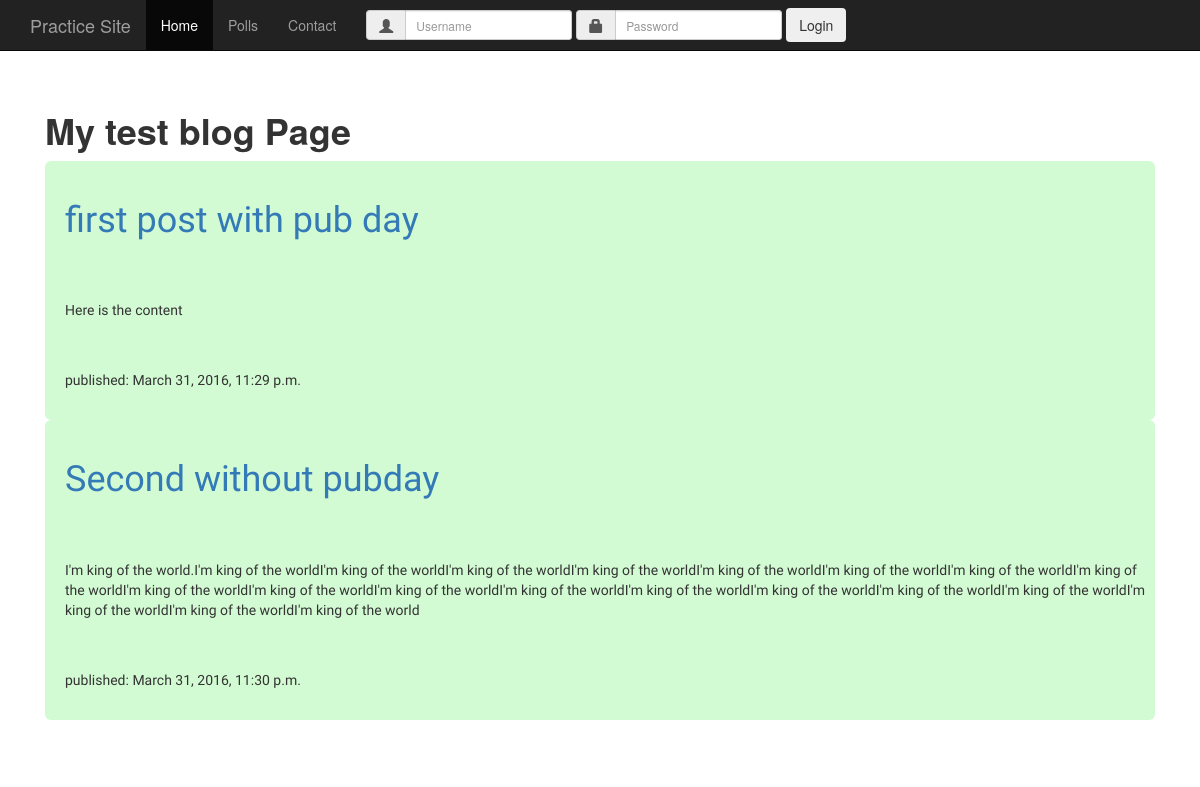
The app's page /, older data.
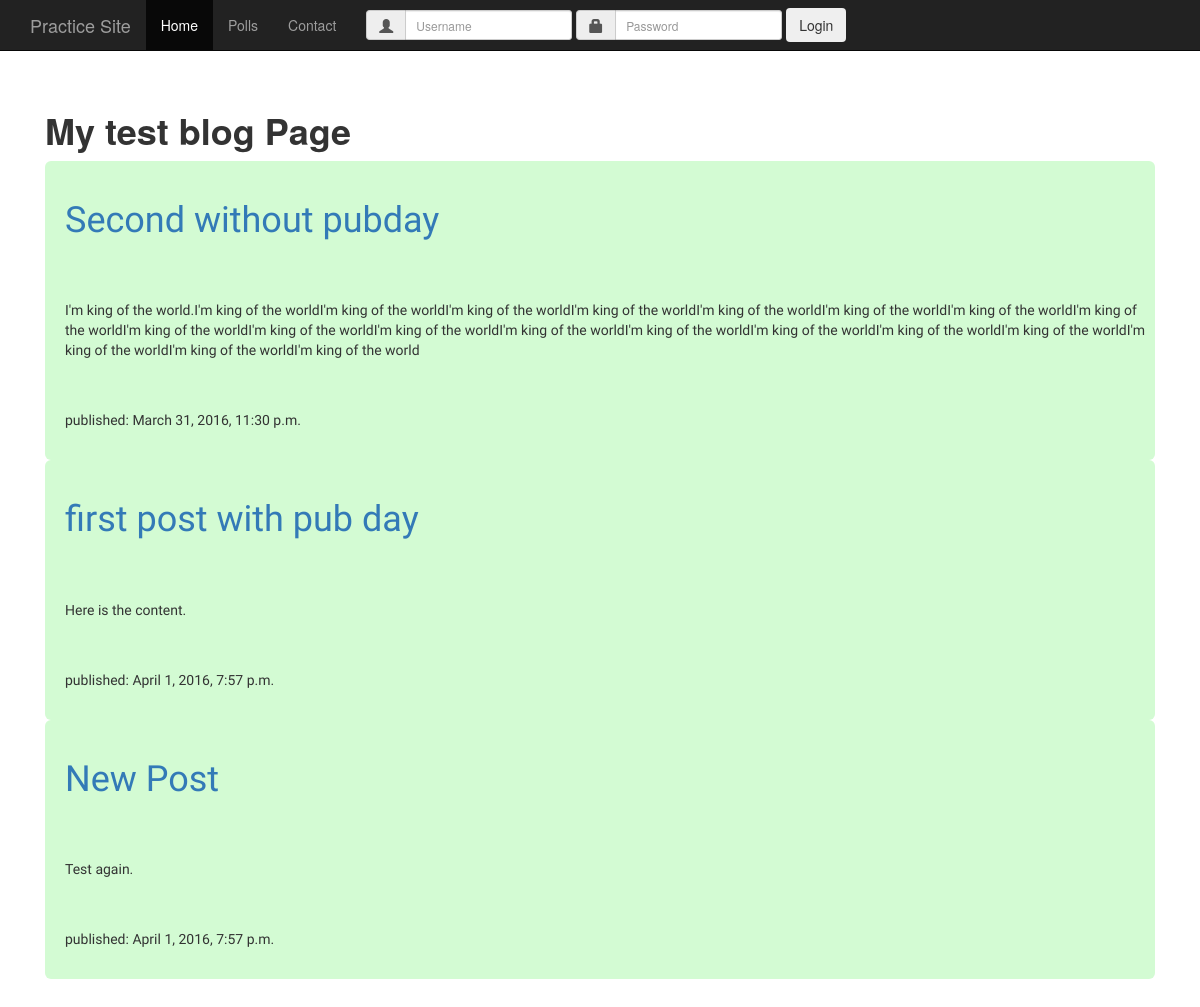
The same page, newer data.
### blogs/models.py (models this page shows, shortened)
class Post(models.Model):
    author = models.ForeignKey('auth.User')
    title = models.CharField(max_length=100)
    text = models.TextField()
    created_date = models.DateTimeField(
            default=timezone.now)
    published_date = models.DateTimeField(
            blank=True, null=True)

### blogs/views.py (the view)
# urls.py: url(r'^$', views.post_list, name='post_list'),
def post_list(request):
    posts = Post.objects.filter(published_date__lte=timezone.now()).order_by('published_date')
    return render(request, 'blogs/post_list.html', {'posts': posts})

### templates/blogs/post_list.html (shortened to what this page needs)
<!DOCTYPE html>
<html lang="en">
<head>
    <link rel="stylesheet" href="../static/css/starter-template.css" >
    <link rel="stylesheet" href="../static/css/bootstrap.css">
</head>
<body>
    <nav class="navbar navbar-inverse navbar-fixed-top">
      <div class="container">
        <div class="navbar-header">
          <a class="navbar-brand" href="/">Practice Site</a>
        </div>
        <div id="navbar" class="collapse navbar-collapse">
          <ul class="nav navbar-nav">
            <li class="active"><a href="/">Home</a></li>
            <li><a href="/polls">Polls</a></li>
            <li><a href="#contact">Contact</a></li>
          </ul>
            <form class="navbar-form navbar-left" role="form">
                <div class="input-group">
                    <span class="input-group-addon">
                        <span class="glyphicon glyphicon-user"></span>
                    </span>
                    <input type="text" class="form-control input-sm" placeholder="Username"/>
                </div>
                <div class="input-group">
                    <span class="input-group-addon">
                    <span class="glyphicon glyphicon-lock"></span>
                    </span>
                    <input type="password" class="form-control input-sm" placeholder="Password">
                </div>
                <button type="submit" class="btn btn-succes">Login</button>
            </form>
        </div>
      </div>
    </nav>
    <div class="container">
      <div class="starter-template">
        <h1><strong>My test blog Page</strong></h1>
            {% for post in posts %}
        <div class="postcontent">
        <h1><a href="{% url 'post_detail' pk=post.pk %}">{{ post.title }}</a></h1>
        <p>{{ post.text|linebreaks }}</p>
        <p class="pubdate">published: {{ post.published_date }}</p>
        </div>
            {% endfor %}
      </div>
    </div>
</body>
</html>

Row changes from the older to the newer data that the page shows:
shown differently, row unchanged: Post "Second without pubday": moves up the list
changed Post "first post with pub day": text "Here is the content" → "Here is the content."; published_date "March 31, 2016, 11:29 p.m." → "April 1, 2016, 7:57 p.m."
added Post: title "New Post", text "Test again.", published_date "April 1, 2016, 7:57 p.m."
